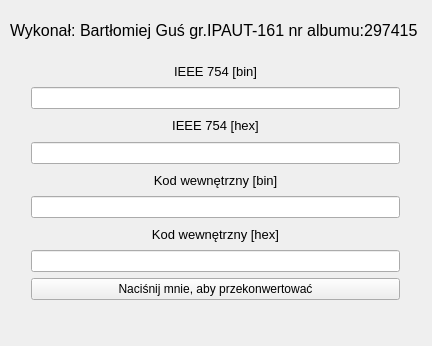
<?xml version="1.0" encoding="UTF-8"?>
<ui version="4.0">
 <class>MainWindow</class>
 <widget class="QMainWindow" name="MainWindow">
  <property name="geometry">
   <rect>
    <x>0</x>
    <y>0</y>
    <width>432</width>
    <height>346</height>
   </rect>
  </property>
  <property name="windowTitle">
   <string>MainWindow</string>
  </property>
  <widget class="QWidget" name="centralWidget">
   <widget class="QWidget" name="layoutWidget">
    <property name="geometry">
     <rect>
      <x>20</x>
      <y>50</y>
      <width>391</width>
      <height>261</height>
     </rect>
    </property>
    <layout class="QVBoxLayout" name="verticalLayout">
     <item>
      <widget class="QLabel" name="label">
       <property name="font">
        <font>
         <pointsize>10</pointsize>
        </font>
       </property>
       <property name="text">
        <string>IEEE 754 [bin]</string>
       </property>
       <property name="alignment">
        <set>Qt::AlignCenter</set>
       </property>
      </widget>
     </item>
     <item>
      <widget class="QLineEdit" name="ieee754bin_lineEdit"/>
     </item>
     <item>
      <widget class="QLabel" name="label_2">
       <property name="font">
        <font>
         <pointsize>10</pointsize>
        </font>
       </property>
       <property name="text">
        <string>IEEE 754 [hex]</string>
       </property>
       <property name="alignment">
        <set>Qt::AlignCenter</set>
       </property>
      </widget>
     </item>
     <item>
      <widget class="QLineEdit" name="ieee754hex_lineEdit"/>
     </item>
     <item>
      <widget class="QLabel" name="label_3">
       <property name="font">
        <font>
         <pointsize>10</pointsize>
        </font>
       </property>
       <property name="text">
        <string>Kod wewnętrzny [bin]</string>
       </property>
       <property name="alignment">
        <set>Qt::AlignCenter</set>
       </property>
      </widget>
     </item>
     <item>
      <widget class="QLineEdit" name="wewbin_lineEdit"/>
     </item>
     <item>
      <widget class="QLabel" name="label_4">
       <property name="font">
        <font>
         <pointsize>10</pointsize>
        </font>
       </property>
       <property name="text">
        <string>Kod wewnętrzny [hex]</string>
       </property>
       <property name="alignment">
        <set>Qt::AlignCenter</set>
       </property>
      </widget>
     </item>
     <item>
      <widget class="QLineEdit" name="wewhex_lineEdit"/>
     </item>
     <item>
      <widget class="QPushButton" name="konwertuj_pushButton">
       <property name="text">
        <string>Naciśnij mnie, aby przekonwertować</string>
       </property>
      </widget>
     </item>
    </layout>
   </widget>
   <widget class="QLabel" name="label_5">
    <property name="geometry">
     <rect>
      <x>10</x>
      <y>20</y>
      <width>421</width>
      <height>21</height>
     </rect>
    </property>
    <property name="font">
     <font>
      <pointsize>12</pointsize>
     </font>
    </property>
    <property name="text">
     <string>Wykonał: Bartłomiej Guś gr.IPAUT-161 nr albumu:297415</string>
    </property>
   </widget>
  </widget>
 </widget>
 <layoutdefault spacing="6" margin="11"/>
 <resources/>
 <connections/>
</ui>
